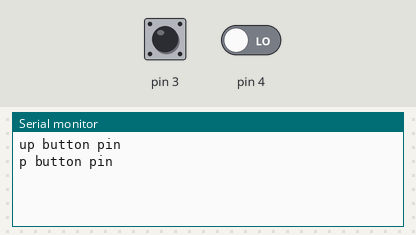
Bench run of a sketch on a simulated Arduino Uno, built with avr-gcc and run on an emulated ATmega328P. Parts: the last lines printed to the serial monitor. Inputs (shaded band) come from the test bench; at power-on: pin 3 LOW, pin 4 LOW.

Above: at 1.2 s.
1.3 s: pin 3 driven HIGH
At 2.4 s:
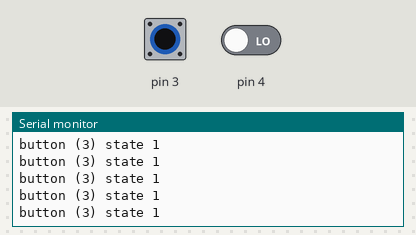
3.2 s: pin 4 driven HIGH
At 4.0 s:
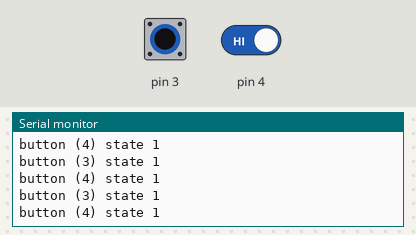

Measured:
- after the input at 1.3 s, the serial monitor: prints a new line at once (image 1)
- after the input at 3.2 s, the serial monitor: prints a new line after 0.08 s (image 2)

The sketch:

simple-button-sketch.ino
```cpp
typedef struct {
  int pin;
  int state;
} k8s_button;

# define BUTTON_ARRAY_SIZE 2
k8s_button buttons[BUTTON_ARRAY_SIZE] = {
  { 3, LOW },
  { 4, LOW }
};

void setup() {
  Serial.begin(9600);

  for (int i=0; i < BUTTON_ARRAY_SIZE; i++) {
    k8s_button btn = buttons[i];

    Serial.println("Setup button pin " + btn.pin);
    pinMode(btn.pin, INPUT);
  }
}

void loop() {
  for (int i=0; i < BUTTON_ARRAY_SIZE; i++) {
    k8s_button btn = buttons[i];
    int state_read = digitalRead(btn.pin);
    if (btn.state != state_read) {
      btn.state = state_read;
      Serial.println("button (" + String(btn.pin) + ") state " + String(btn.state));
    }
  }
}
```
